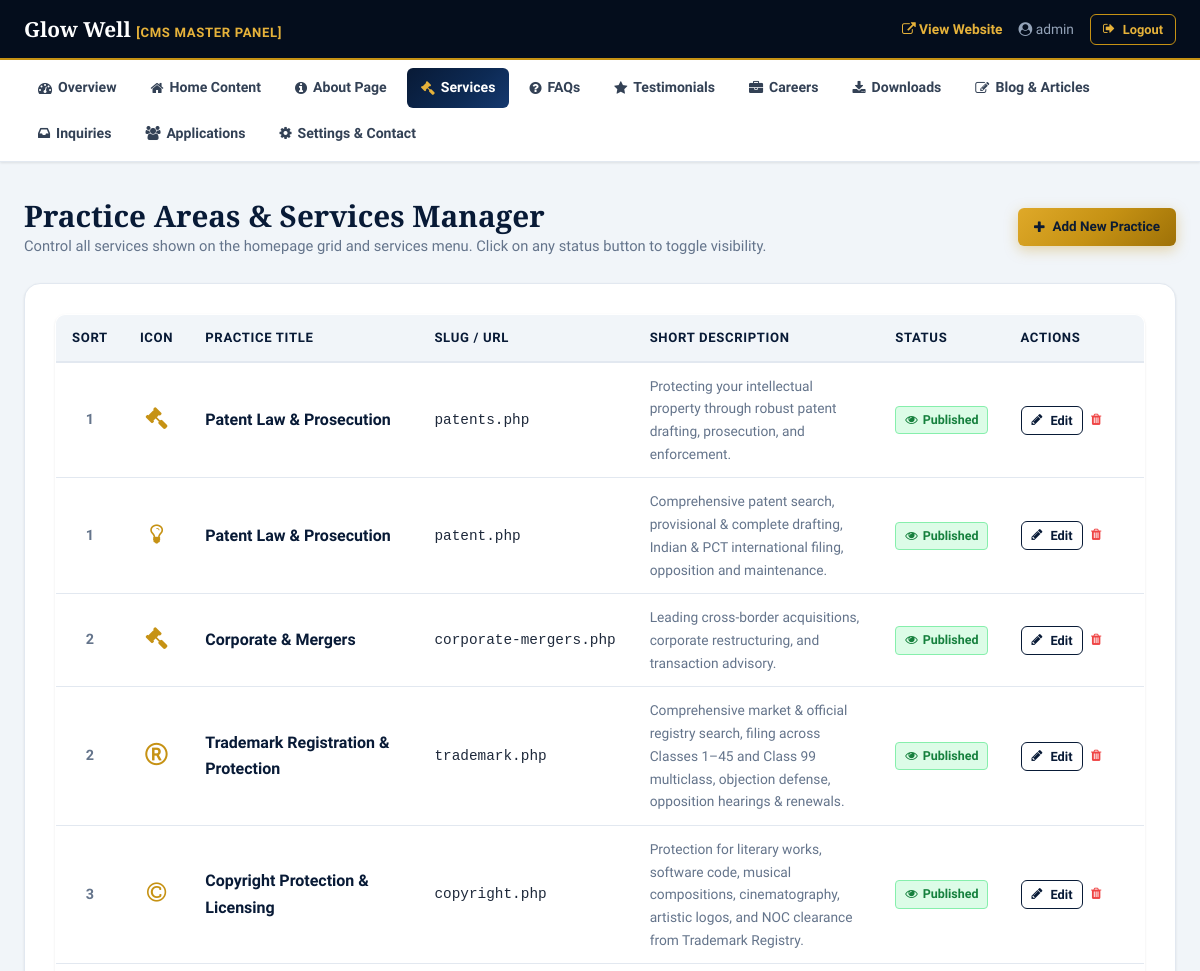
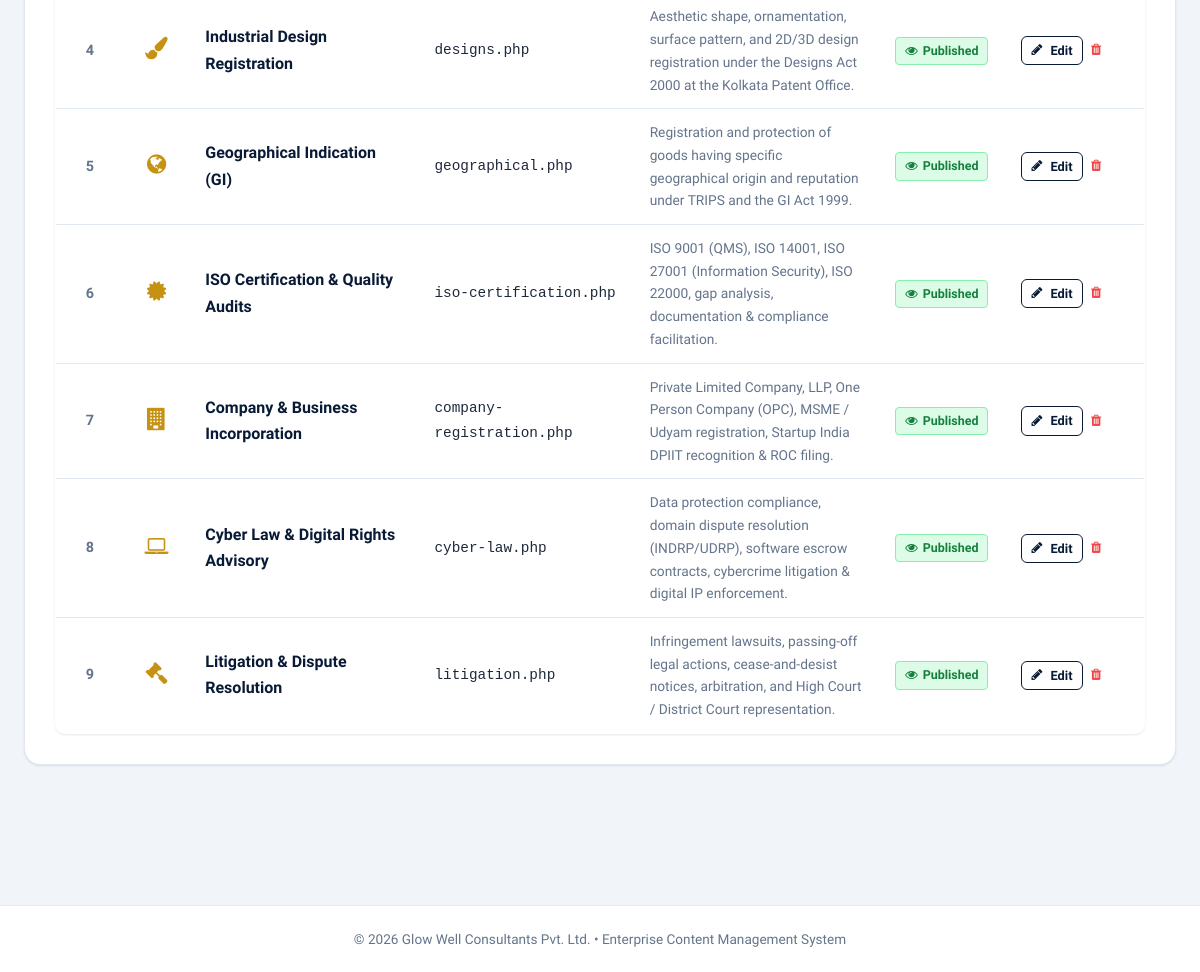
Before: /admin/services.php (signed in) with the older database file (2 pictures, top to bottom).
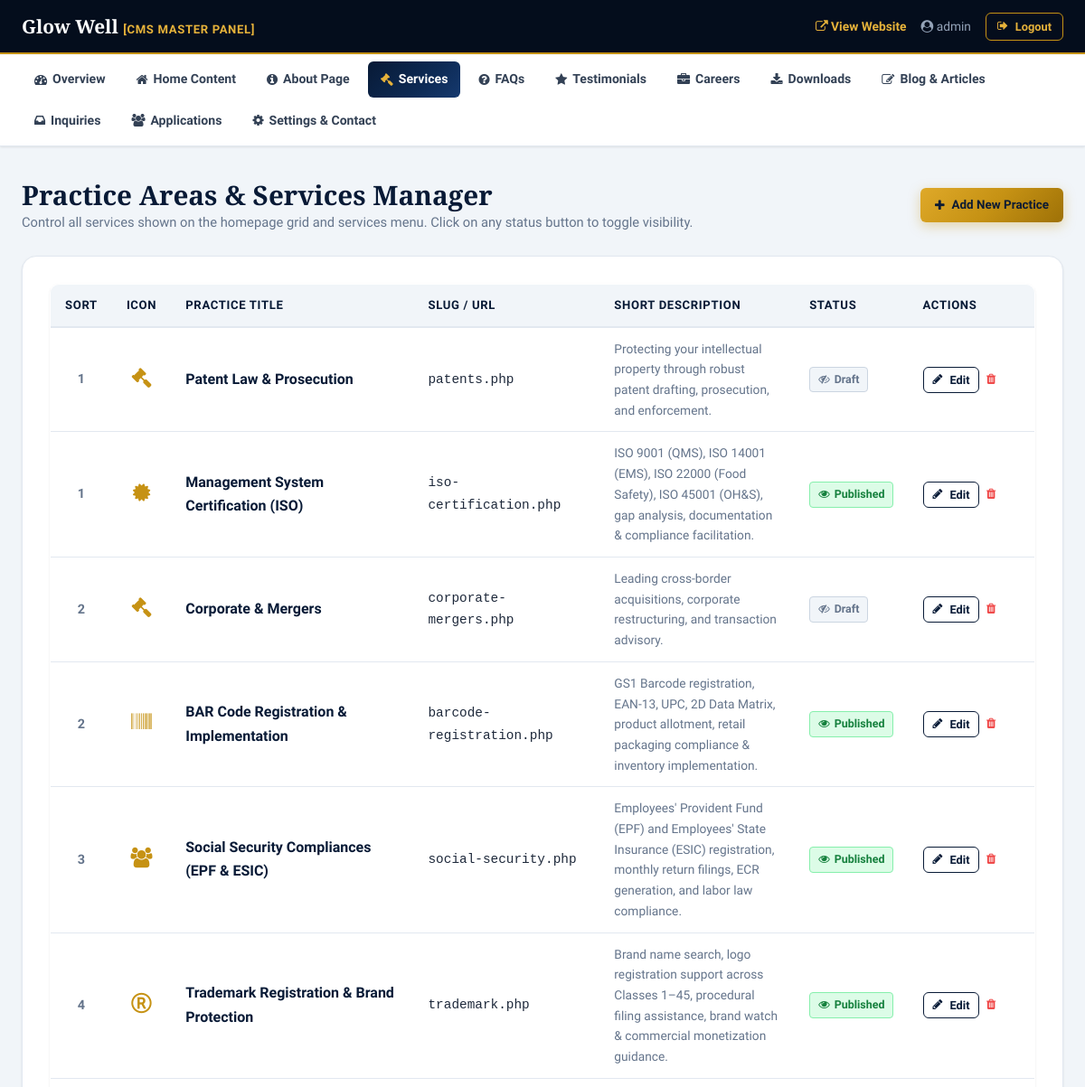
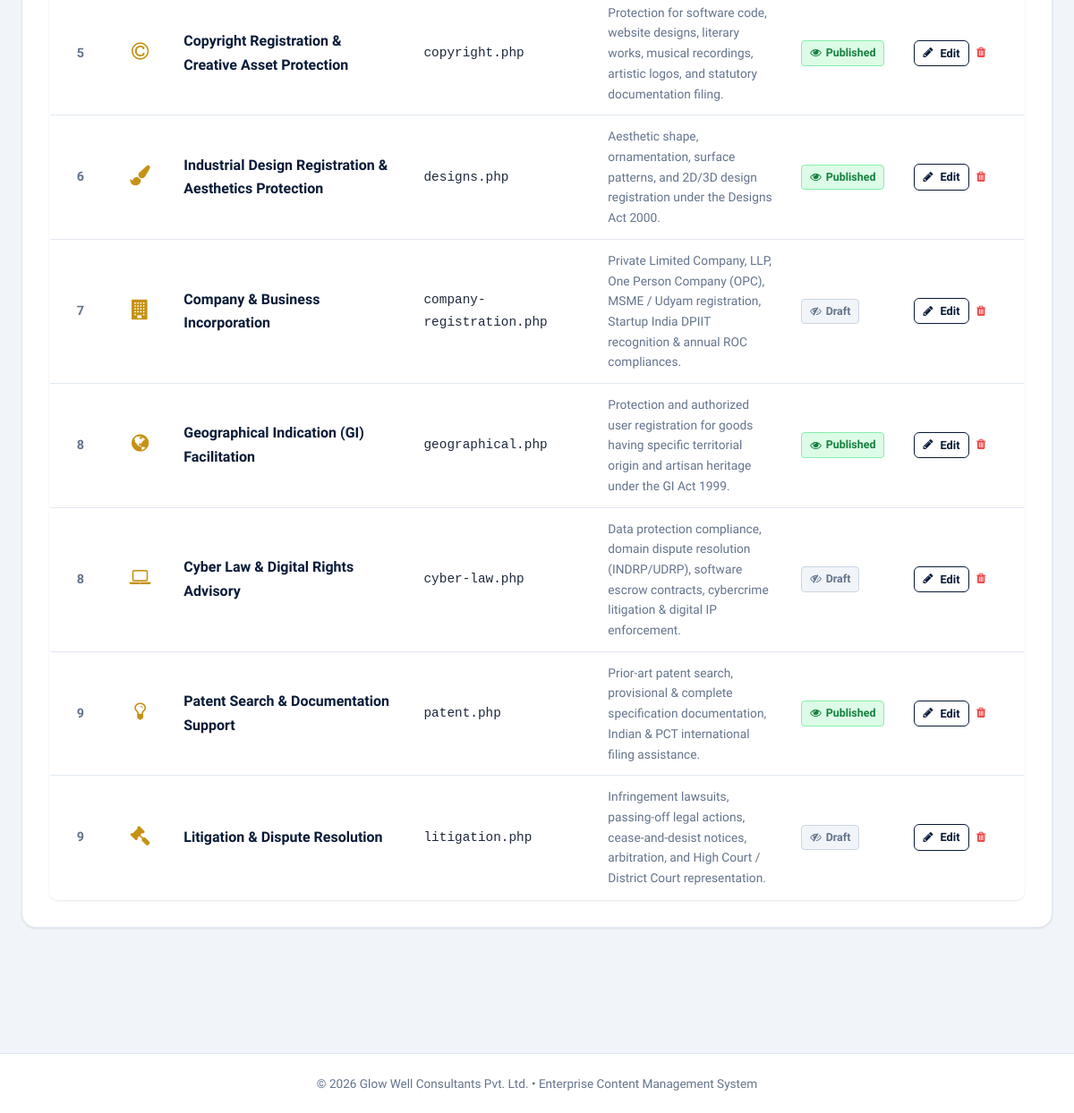
After: the same page with the newer database file (2 pictures, top to bottom).
### tables this page shows
CREATE TABLE `practices` (
  `id` int NOT NULL AUTO_INCREMENT,
  `slug` varchar(190) NOT NULL,
  `title` varchar(255) NOT NULL,
  `short_description` text,
  `icon` varchar(100) DEFAULT 'fa-gavel',
  `hero_image` varchar(255) DEFAULT NULL,
  `intro` text,
  `awards_content` longtext,
  `cta_title` varchar(255) DEFAULT NULL,
  `cta_text` text,
  `cta_btn_label` varchar(100) DEFAULT NULL,
  `cta_btn_link` varchar(255) DEFAULT NULL,
  `meta_title` varchar(255) DEFAULT NULL,
  `meta_description` varchar(500) DEFAULT NULL,
  `is_featured` tinyint(1) DEFAULT '0',
  `sort_order` int DEFAULT '0',
  `status` enum('published','draft') DEFAULT 'published',
  `created_at` timestamp NULL DEFAULT CURRENT_TIMESTAMP,
  `updated_at` timestamp NULL DEFAULT CURRENT_TIMESTAMP ON UPDATE CURRENT_TIMESTAMP,
  `badge` varchar(100) DEFAULT 'Intellectual Property Rights',
  `banner_title` varchar(255) DEFAULT NULL,
  `banner_subtitle` text,
  `content` longtext,
  PRIMARY KEY (`id`),
  UNIQUE KEY `slug` (`slug`)
);

### config/settings.php (called while the page is built, shortened)
<?php
function e($string) {
    return htmlspecialchars((string)$string, ENT_QUOTES, 'UTF-8');
}

### admin/services.php (the view, shortened to what this page needs)
<?php
$active_tab = 'services';
require_once __DIR__ . '/header.php';
$pdo = get_pdo();
$practices = $pdo->query("SELECT * FROM practices ORDER BY sort_order ASC, id ASC")->fetchAll();
?>
<div class="container" style="padding-top: 35px; padding-bottom: 50px;">
    <div style="display:flex; justify-content:space-between; align-items:center; margin-bottom: 25px;">
        <div>
            <h1 style="font-size: 1.85rem; color: var(--primary);">Practice Areas &amp; Services Manager</h1>
            <p style="color: var(--text-muted); font-size: 0.92rem;">Control all services shown on the homepage grid and services menu. Click on any status button to toggle visibility.</p>
        </div>
        <a href="<?= BASE_URL ?>/admin/service-edit.php" class="btn btn-primary btn-sm">
            <i class="fa fa-plus"></i> Add New Practice
        </a>
    </div>
    <div class="admin-card">
        <table class="data-table">
            <thead>
                <tr>
                    <th style="width: 50px;">Sort</th>
                    <th style="width: 60px;">Icon</th>
                    <th>Practice Title</th>
                    <th>Slug / URL</th>
                    <th>Short Description</th>
                    <th>Status</th>
                    <th style="width: 140px;">Actions</th>
                </tr>
            </thead>
            <tbody>
                <?php foreach ($practices as $p): ?>
                    <tr>
                        <td style="font-weight:700; color:var(--text-muted); text-align:center;">
                            <?= e($p['sort_order']) ?>
                        </td>
                        <td style="text-align:center;">
                            <i class="fa <?= e($p['icon'] ?? 'fa-gavel') ?>" style="font-size:1.4rem; color:var(--accent);"></i>
                        </td>
                        <td>
                            <strong style="color:var(--primary); font-size:1rem;"><?= e($p['title']) ?></strong>
                        </td>
                        <td>
                            <code><?= e($p['slug']) ?>.php</code>
                        </td>
                        <td style="max-width:320px; font-size:0.86rem; color:var(--text-muted);">
                            <?= e($p['short_description']) ?>
                        </td>
                        <td>
                            <a href="<?= BASE_URL ?>/admin/services.php?toggle_status=<?= $p['id'] ?>" class="btn btn-sm" style="display:inline-flex; align-items:center; gap:5px; padding:3px 9px; font-size:0.78rem; text-decoration:none; border-radius:4px; font-weight:700; background: <?= $p['status'] === 'published' ? '#dcfce7; color:#15803d; border:1px solid #86efac;' : '#f1f5f9; color:#64748b; border:1px solid #cbd5e1;' ?>;" title="Click to Toggle Visibility (Published / Draft)">
                                <i class="fa <?= $p['status'] === 'published' ? 'fa-eye' : 'fa-eye-slash' ?>"></i> <?= ucfirst(e($p['status'])) ?>
                            </a>
                        </td>
                        <td>
                            <a href="<?= BASE_URL ?>/admin/service-edit.php?id=<?= $p['id'] ?>" class="btn btn-outline btn-sm" style="padding:3px 10px; font-size:0.8rem; margin-right:4px;">
                                <i class="fa fa-pencil"></i> Edit
                            </a>
                            <a href="<?= BASE_URL ?>/admin/services.php?delete=<?= $p['id'] ?>" onclick="return confirm('Are you sure you want to delete this practice?')" style="color:#ef4444; font-size:0.82rem;">
                                <i class="fa fa-trash"></i>
                            </a>
                        </td>
                    </tr>
                <?php endforeach; ?>
            </tbody>
        </table>
    </div>
</div>
<?php require_once __DIR__ . '/footer.php'; ?>

### admin/header.php (shortened to what this page needs)
<?php
require_once __DIR__ . '/auth-check.php';
$active_tab = $active_tab ?? 'dashboard';
$pdo = get_pdo();
$unread_cnt = $pdo->query("SELECT COUNT(*) FROM contact_messages WHERE is_read = 0")->fetchColumn();
$new_app_cnt = $pdo->query("SELECT COUNT(*) FROM job_applications WHERE status = 'new'")->fetchColumn();
?>
<!DOCTYPE html>
<html lang="en">
<head>
    <link rel="stylesheet" href="<?= BASE_URL ?>/assets/css/style.css">
</head>
<body style="background: #f1f5f9; min-height: 100vh; display: flex; flex-direction: column;">
<div class="admin-top-nav">
    <div class="container" style="display:flex; justify-content:space-between; align-items:center;">
        <div style="display:flex; align-items:center; gap:14px;">
            <a href="<?= BASE_URL ?>/admin/index.php" style="color:#ffffff; font-weight:800; font-family:var(--font-serif); font-size:1.3rem;">
                Glow Well <span style="color:var(--accent-light); font-size:0.82rem; font-family:var(--font-sans); text-transform:uppercase; letter-spacing:0.05em;">[CMS Master Panel]</span>
            </a>
        </div>
        <div style="display:flex; align-items:center; gap:16px;">
            <a href="<?= BASE_URL ?>/index.php" target="_blank" style="color:var(--accent-light); font-size:0.86rem; font-weight:700;">
                <i class="fa fa-external-link"></i> View Website
            </a>
            <span style="font-size:0.86rem; color:#94a3b8;">
                <i class="fa fa-user-circle"></i> <?= e($_SESSION['admin_user']) ?>
            </span>
            <a href="<?= BASE_URL ?>/admin/logout.php" class="btn btn-outline-gold btn-sm" style="padding:4px 12px; font-size:0.8rem;">
                <i class="fa fa-sign-out"></i> Logout
            </a>
        </div>
    </div>
</div>
<div class="admin-sub-nav">
    <div class="container">
        <div class="admin-menu-list">
            <a href="<?= BASE_URL ?>/admin/index.php" class="admin-menu-link <?= $active_tab === 'dashboard' ? 'active' : '' ?>">
                <i class="fa fa-dashboard"></i> Overview
            </a>
            <a href="<?= BASE_URL ?>/admin/home-content.php" class="admin-menu-link <?= $active_tab === 'home_content' ? 'active' : '' ?>">
                <i class="fa fa-home"></i> Home Content
            </a>
            <a href="<?= BASE_URL ?>/admin/about-content.php" class="admin-menu-link <?= $active_tab === 'about_content' ? 'active' : '' ?>">
                <i class="fa fa-info-circle"></i> About Page
            </a>
            <a href="<?= BASE_URL ?>/admin/services.php" class="admin-menu-link <?= $active_tab === 'services' ? 'active' : '' ?>">
                <i class="fa fa-gavel"></i> Services
            </a>
            <a href="<?= BASE_URL ?>/admin/faqs.php" class="admin-menu-link <?= $active_tab === 'faqs' ? 'active' : '' ?>">
                <i class="fa fa-question-circle"></i> FAQs
            </a>
            <a href="<?= BASE_URL ?>/admin/testimonials.php" class="admin-menu-link <?= $active_tab === 'testimonials' ? 'active' : '' ?>">
                <i class="fa fa-star"></i> Testimonials
            </a>
            <a href="<?= BASE_URL ?>/admin/careers.php" class="admin-menu-link <?= $active_tab === 'careers' ? 'active' : '' ?>">
                <i class="fa fa-briefcase"></i> Careers
            </a>
            <a href="<?= BASE_URL ?>/admin/downloads.php" class="admin-menu-link <?= $active_tab === 'downloads' ? 'active' : '' ?>">
                <i class="fa fa-download"></i> Downloads
            </a>
            <a href="<?= BASE_URL ?>/admin/news.php" class="admin-menu-link <?= in_array($active_tab, ['news', 'blog']) ? 'active' : '' ?>">
                <i class="fa fa-pencil-square-o"></i> Blog &amp; Articles
            </a>
            <a href="<?= BASE_URL ?>/admin/enquiries.php" class="admin-menu-link <?= $active_tab === 'enquiries' ? 'active' : '' ?>">
                <i class="fa fa-inbox"></i> Inquiries <?php if ($unread_cnt > 0): ?><span class="badge-count"><?= $unread_cnt ?></span><?php endif; ?>
            </a>
            <a href="<?= BASE_URL ?>/admin/applications.php" class="admin-menu-link <?= $active_tab === 'applications' ? 'active' : '' ?>">
                <i class="fa fa-users"></i> Applications <?php if ($new_app_cnt > 0): ?><span class="badge-count"><?= $new_app_cnt ?></span><?php endif; ?>
            </a>
            <a href="<?= BASE_URL ?>/admin/settings.php" class="admin-menu-link <?= $active_tab === 'settings' ? 'active' : '' ?>">
                <i class="fa fa-cog"></i> Settings &amp; Contact
            </a>
        </div>
    </div>
</div>
<main style="flex-grow: 1;">

### admin/footer.php (shortened to what this page needs)
</main>
<footer style="margin-top: 60px; padding: 22px 0; text-align: center; font-size: 0.85rem; color: #64748b; border-top: 1px solid var(--border-color); background: #ffffff;">
    <div class="container">
        &copy; <?= date('Y') ?> Glow Well Consultants Pvt. Ltd. &bull; Enterprise Content Management System
    </div>
</footer>
</body>
</html>

### assets/css/style.css (style rules this page uses)
:root { --primary: #081a36; --primary-dark: #040d1c; --primary-light: #0d2852; --accent: #c69214; --accent-light: #e6b23a; --accent-hover: #b07f0b; --accent-soft: rgba(198, 146, 20, 0.12); --navy-grad: linear-gradient(135deg, #081a36 0%, #0d2a54 60%, #15396f 100%); --gold-grad: linear-gradient(135deg, #dfa929 0%, #c69214 50%, #9e7107 100%); --dark: #0f172a; --dark-surface: #1e293b; --text-main: #1e293b; --text-muted: #64748b; --text-light: #94a3b8; --bg-light: #f8fafc; --bg-subtle: #f1f5f9; --white: #ffffff; --border-color: #e2e8f0; --border-light: rgba(226, 232, 240, 0.8); --shadow-sm: 0 1px 3px rgba(0,0,0,0.06), 0 1px 2px rgba(0,0,0,0.04); --shadow-md: 0 4px 6px -1px rgba(0,0,0,0.08), 0 2px 4px -1px rgba(0,0,0,0.04); --shadow-lg: 0 10px 25px -3px rgba(8, 26, 54, 0.12), 0 4px 6px -2px rgba(8, 26, 54, 0.05); --shadow-xl: 0 20px 35px -5px rgba(8, 26, 54, 0.18), 0 10px 10px -5px rgba(8, 26, 54, 0.04); --radius-sm: 6px; --radius-md: 10px; --radius-lg: 16px; --radius-xl: 24px; --font-serif: 'Playfair Display', Georgia, serif; --font-sans: 'Plus Jakarta Sans', system-ui, -apple-system, sans-serif; --transition: all 0.28s cubic-bezier(0.4, 0, 0.2, 1); }
*, *::before, *::after { box-sizing: border-box; margin: 0; padding: 0; }
html { scroll-behavior: smooth; font-size: 16px; }
body { font-family: var(--font-sans); color: var(--text-main); background-color: var(--bg-light); line-height: 1.65; -webkit-font-smoothing: antialiased; -moz-osx-font-smoothing: grayscale; overflow-x: hidden; }
h1, h2, h3, h4, h5, h6 { font-family: var(--font-serif); color: var(--primary); line-height: 1.25; font-weight: 700; }
a { color: var(--primary); text-decoration: none; transition: var(--transition); }
.container { width: 100%; max-width: 1240px; margin: 0 auto; padding: 0 24px; }
.btn { display: inline-flex; align-items: center; justify-content: center; gap: 8px; padding: 12px 24px; font-size: 0.92rem; font-weight: 700; border-radius: var(--radius-sm); cursor: pointer; transition: var(--transition); border: none; text-align: center; white-space: nowrap; }
.btn-primary { background: var(--gold-grad); color: #0c1b33; box-shadow: 0 4px 14px rgba(198, 146, 20, 0.35); }
.btn-outline { background: transparent; color: var(--primary); border: 1.5px solid var(--primary); }
.btn-outline-gold { background: transparent; color: var(--accent-light); border: 1.5px solid var(--accent); }
.btn-sm { padding: 8px 16px; font-size: 0.84rem; }

### admin/header.php (style rules this page uses)
.admin-top-nav { background: var(--primary-dark); border-bottom: 2px solid var(--accent); padding: 12px 0; color: #ffffff; }
.admin-sub-nav { background: #ffffff; border-bottom: 1px solid var(--border-color); box-shadow: var(--shadow-sm); padding: 8px 0; position: sticky; top: 0; z-index: 100; }
.admin-menu-list { display: flex; align-items: center; gap: 6px; flex-wrap: wrap; }
.admin-menu-link { color: #334155; padding: 8px 14px; border-radius: var(--radius-sm); font-size: 0.88rem; font-weight: 700; display: inline-flex; align-items: center; gap: 6px; transition: var(--transition); }
.admin-menu-link:hover, .admin-menu-link.active { background: var(--navy-grad); color: #ffffff; }
.admin-menu-link.active i { color: var(--accent-light); }
.data-table { width: 100%; border-collapse: collapse; background: #ffffff; border-radius: var(--radius-md); overflow: hidden; box-shadow: var(--shadow-sm); border: 1px solid var(--border-color); }
.data-table th { background: var(--bg-subtle); color: var(--primary); text-align: left; padding: 12px 16px; font-size: 0.82rem; text-transform: uppercase; letter-spacing: 0.05em; border-bottom: 2px solid var(--border-color); }
.data-table td { padding: 12px 16px; border-bottom: 1px solid var(--border-color); font-size: 0.9rem; vertical-align: middle; }
.admin-card { background: #ffffff; border: 1px solid var(--border-color); border-radius: var(--radius-lg); padding: 30px; box-shadow: var(--shadow-sm); margin-bottom: 30px; }

Changed rows visible on the page:
removed practices: sort_order "1", title "Patent Law & Prosecution", slug "patent", short_description "Comprehensive patent search, provisional & complete drafting, Indian & PCT international filing, opposition and maintenance.", status "Published"
removed practices: sort_order "2", title "Trademark Registration & Protection", slug "trademark", short_description "Comprehensive market & official registry search, filing across Classes 1–45 and Class 99 multiclass, objection defense, opposition hearings & renewals.", status "Published"
removed practices: sort_order "3", title "Copyright Protection & Licensing", slug "copyright", short_description "Protection for literary works, software code, musical compositions, cinematography, artistic logos, and NOC clearance from Trademark Registry.", status "Published"
removed practices: sort_order "4", title "Industrial Design Registration", slug "designs", short_description "Aesthetic shape, ornamentation, surface pattern, and 2D/3D design registration under the Designs Act 2000 at the Kolkata Patent Office.", status "Published"
removed practices: sort_order "5", title "Geographical Indication (GI)", slug "geographical", short_description "Registration and protection of goods having specific geographical origin and reputation under TRIPS and the GI Act 1999.", status "Published"
removed practices: sort_order "6", title "ISO Certification & Quality Audits", slug "iso-certification", short_description "ISO 9001 (QMS), ISO 14001, ISO 27001 (Information Security), ISO 22000, gap analysis, documentation & compliance facilitation.", status "Published"
changed practices "Patent Law & Prosecution": status "Published" → "Draft"
added practices: sort_order "1", title "Management System Certification (ISO)", slug "iso-certification", short_description "ISO 9001 (QMS), ISO 14001 (EMS), ISO 22000 (Food Safety), ISO 45001 (OH&S), gap analysis, documentation & compliance facilitation.", status "Published"
changed practices "Corporate & Mergers": status "Published" → "Draft"
added practices: sort_order "2", title "BAR Code Registration & Implementation", slug "barcode-registration", short_description "GS1 Barcode registration, EAN-13, UPC, 2D Data Matrix, product allotment, retail packaging compliance & inventory implementation.", status "Published"
added practices: sort_order "3", title "Social Security Compliances (EPF & ESIC)", slug "social-security", short_description "Employees' Provident Fund (EPF) and Employees' State Insurance (ESIC) registration, monthly return filings, ECR generation, and labor law compliance.", status "Published"
added practices: sort_order "4", title "Trademark Registration & Brand Protection", slug "trademark", short_description "Brand name search, logo registration support across Classes 1–45, procedural filing assistance, brand watch & commercial monetization guidance.", status "Published"
added practices: sort_order "5", title "Copyright Registration & Creative Asset Protection", slug "copyright", short_description "Protection for software code, website designs, literary works, musical recordings, artistic logos, and statutory documentation filing.", status "Published"
added practices: sort_order "6", title "Industrial Design Registration & Aesthetics Protection", slug "designs", short_description "Aesthetic shape, ornamentation, surface patterns, and 2D/3D design registration under the Designs Act 2000.", status "Published"
changed practices "Company & Business Incorporation": short_description "Private Limited Company, LLP, One Person Company (OPC), MSME / Udyam registration, Startup India DPIIT recognition & ROC filing." → "Private Limited Company, LLP, One Person Company (OPC), MSME / Udyam registration, Startup India DPIIT recognition & annual ROC compliances."; status "Published" → "Draft"
added practices: sort_order "8", title "Geographical Indication (GI) Facilitation", slug "geographical", short_description "Protection and authorized user registration for goods having specific territorial origin and artisan heritage under the GI Act 1999.", status "Published"
changed practices "Cyber Law & Digital Rights Advisory": status "Published" → "Draft"
added practices: sort_order "9", title "Patent Search & Documentation Support", slug "patent", short_description "Prior-art patent search, provisional & complete specification documentation, Indian & PCT international filing assistance.", status "Published"
changed practices "Litigation & Dispute Resolution": status "Published" → "Draft"
